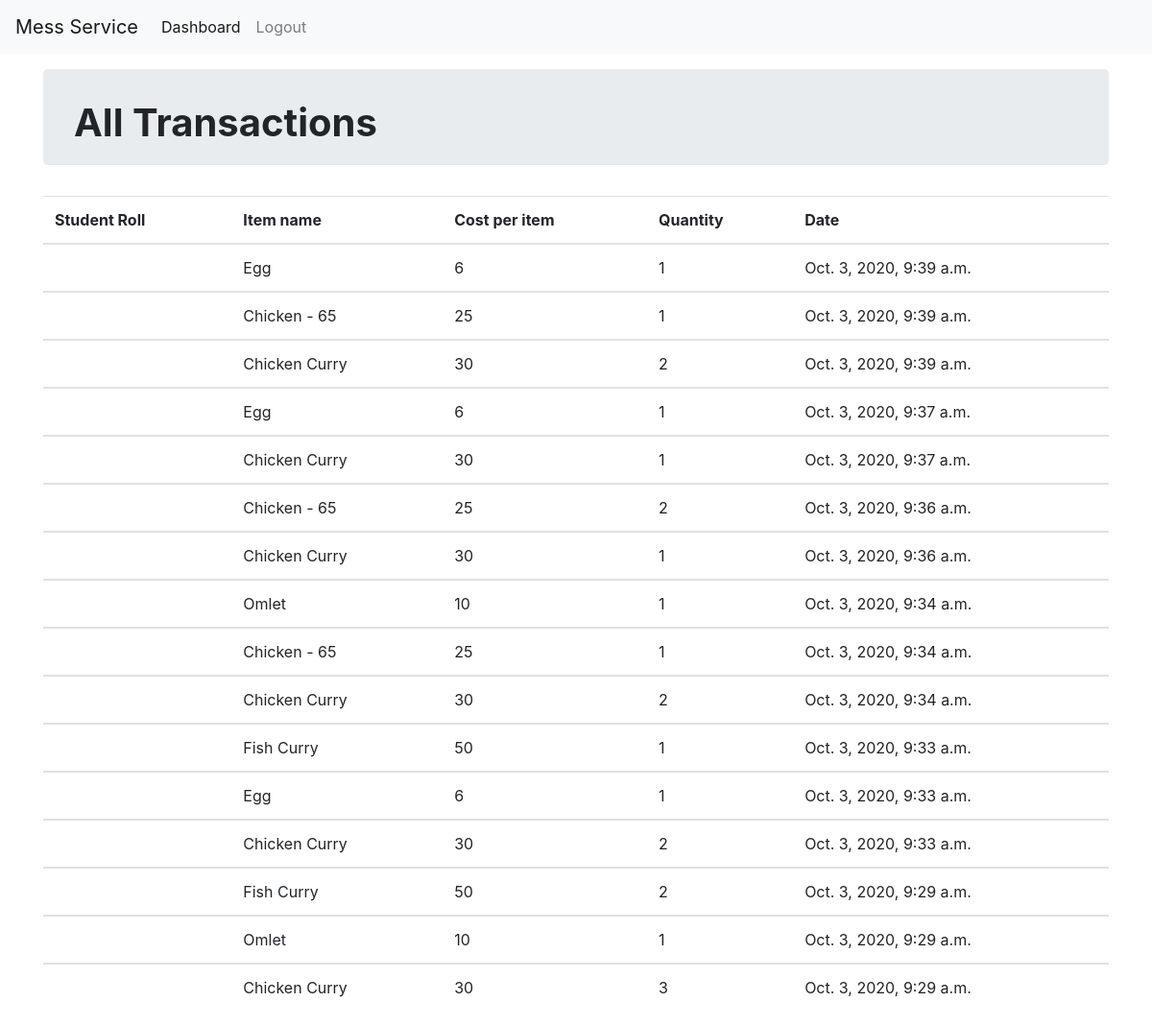
The app's page /vendor/dashboard/ (signed in), older data.
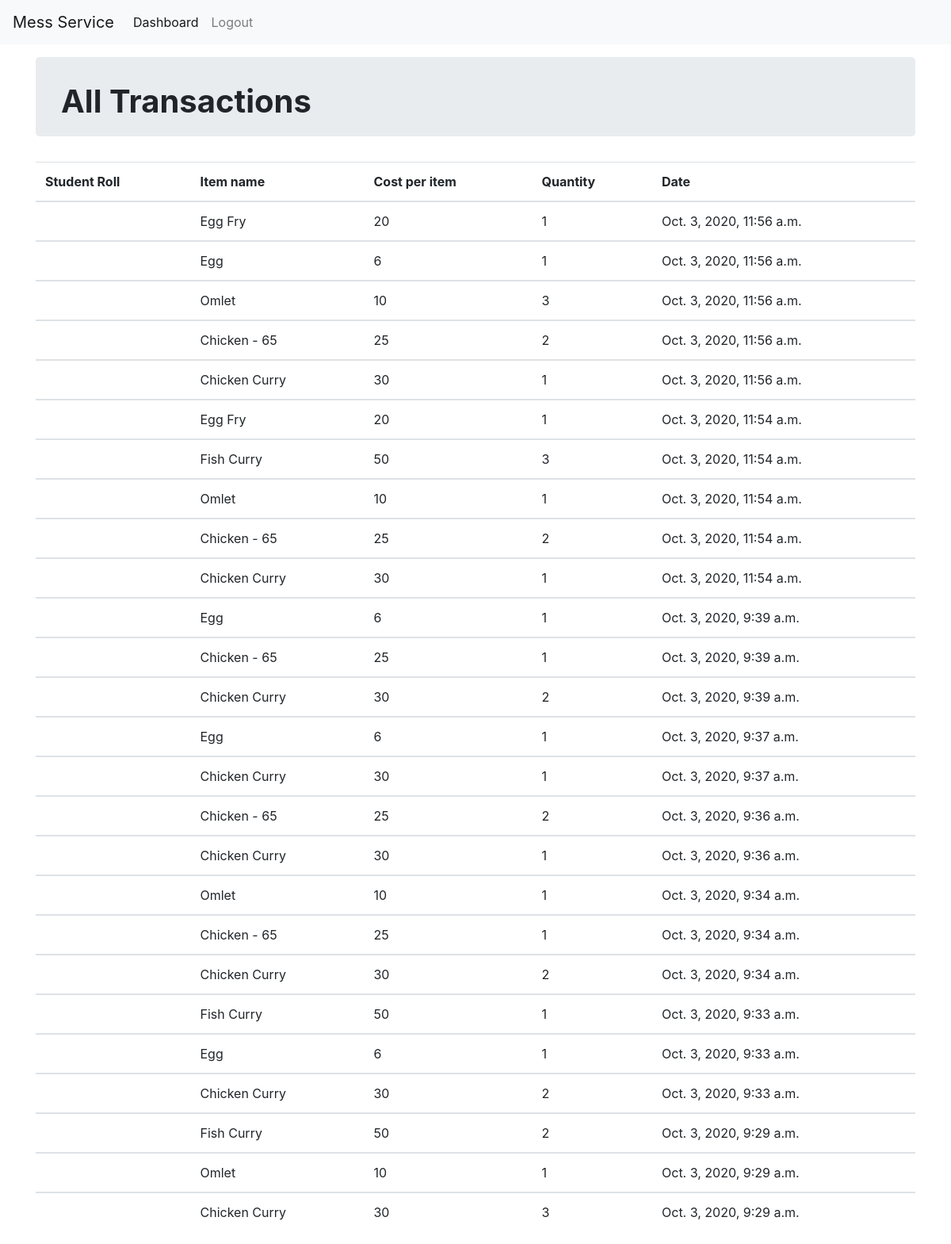
The same page, newer data.
### vendor/models.py (models this page shows, shortened)
class Token(models.Model):
    trans_id = models.ForeignKey(
        Transaction, related_name='token', null=True, blank=True, on_delete=models.CASCADE)
    item_name = models.ForeignKey(
        ExtraItems, max_length=30, on_delete=models.CASCADE)
    quantity = models.IntegerField()
    date = models.DateTimeField(default=datetime.now, blank=True)
    def __str__(self):
        return self.trans_id.trans_id+" "+self.item_name.item_name
    class Meta:
        ordering = ['-date']

class ExtraItems(models.Model):
    item_name = models.CharField(max_length=100, primary_key=True)
    item_cost = models.CharField(max_length=10)
    def __str__(self):
        return self.item_name

### vendor/views.py (the view)
# urls.py: path('dashboard/',token_list, name="dashboard"),
@login_required
@user_passes_test(check)
def token_list(request):
    tok_list = Token.objects.all()
    print(tok_list)
    flag = True
    return render(request,'vendor/dashboard.html',{'token_list':tok_list,'flag':flag})

### vendor/views.py (called while the page is built)
def check(user):
    return not Student.objects.filter(user=user).exists()

### templates/vendor/dashboard.html (shortened to what this page needs)
{% extends 'base.html' %}
{% load static %}
{% block body %}
<nav class="navbar navbar-expand-lg navbar-light bg-light mb-3">
          <a class="navbar-brand" href="#">Mess Service</a>
          <div class="collapse navbar-collapse" id="navbarSupportedContent">
            <ul class="navbar-nav mr-auto">
              <li class="nav-item active">
                <a class="nav-link" href="#">Dashboard </a>
              </li>
              <li class="nav-item">
                <a class="nav-link" href="{% url 'accounts:logout' %}">Logout</a>
              </li>
            </ul>
          </div>
</nav>
<div class="container">
    <div class="jumbotron" style="height: 100px;padding-top: 2rem;">
        <h1 ><strong>All Transactions</strong> </h1>
    </div>
        <table class="table">
          <thead>
            <tr>
              {% if flag  %}
              <th scope="col">Student Roll</th>
              {% endif %}
              <th scope="col">Item name</th>
              <th scope="col">Cost per item</th>
              <th scope="col">Quantity</th>
              <th scope="col"> Date </th>
            </tr>
          </thead>
      {% for tok in token_list %}
          <tbody>
            <tr>
              {% if flag  %}
              <td>{{ tok.reg_id.user.username }}</td>
              {% endif %}
              <td>{{ tok.item_name }}</td>
              <td>{{ tok.item_name.item_cost }}</td>
              <td>{{ tok.quantity }}</td>
              <td>{{ tok.date }}</td>
            </tr>
          </tbody>
        {% endfor %}
      </table>
      {% endblock %}

### templates/base.html (shortened to what this page needs)
<!doctype html>
{% load static %}
<html lang="en">
  <head>
    <link rel="stylesheet" href="https://stackpath.bootstrapcdn.com/bootstrap/4.3.1/css/bootstrap.min.css">
  </head>
  <body>
    {% block body %}{% endblock %}
  </body>
</html>

Row changes from the older to the newer data that the page shows:
added Token: item_name "Egg Fry", item_name.item_cost "20", quantity "1", date "Oct. 3, 2020, 11:56 a.m."
added Token: item_name "Egg", item_name.item_cost "6", quantity "1", date "Oct. 3, 2020, 11:56 a.m."
added Token: item_name "Omlet", item_name.item_cost "10", quantity "3", date "Oct. 3, 2020, 11:56 a.m."
added Token: item_name "Chicken - 65", item_name.item_cost "25", quantity "2", date "Oct. 3, 2020, 11:56 a.m."
added Token: item_name "Chicken Curry", item_name.item_cost "30", quantity "1", date "Oct. 3, 2020, 11:56 a.m."
added Token: item_name "Egg Fry", item_name.item_cost "20", quantity "1", date "Oct. 3, 2020, 11:54 a.m."
added Token: item_name "Fish Curry", item_name.item_cost "50", quantity "3", date "Oct. 3, 2020, 11:54 a.m."
added Token: item_name "Omlet", item_name.item_cost "10", quantity "1", date "Oct. 3, 2020, 11:54 a.m."
added Token: item_name "Chicken - 65", item_name.item_cost "25", quantity "2", date "Oct. 3, 2020, 11:54 a.m."
added Token: item_name "Chicken Curry", item_name.item_cost "30", quantity "1", date "Oct. 3, 2020, 11:54 a.m."
